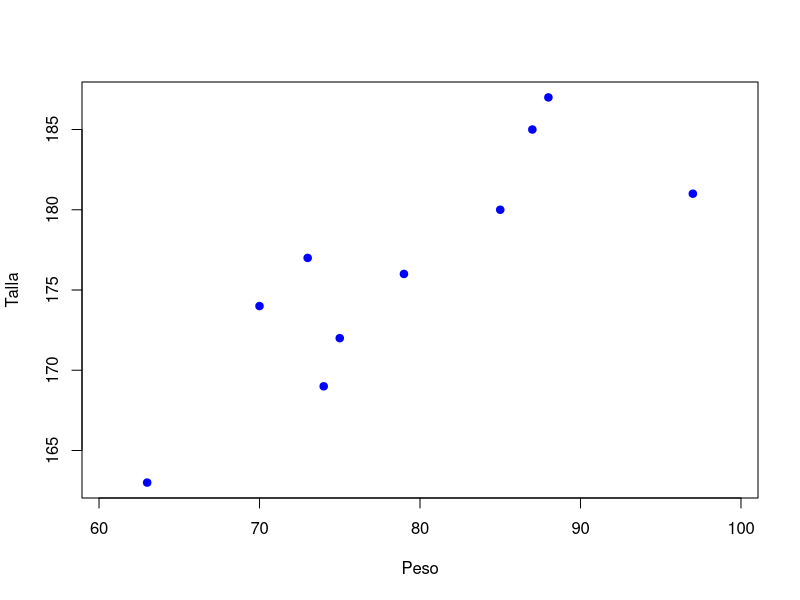
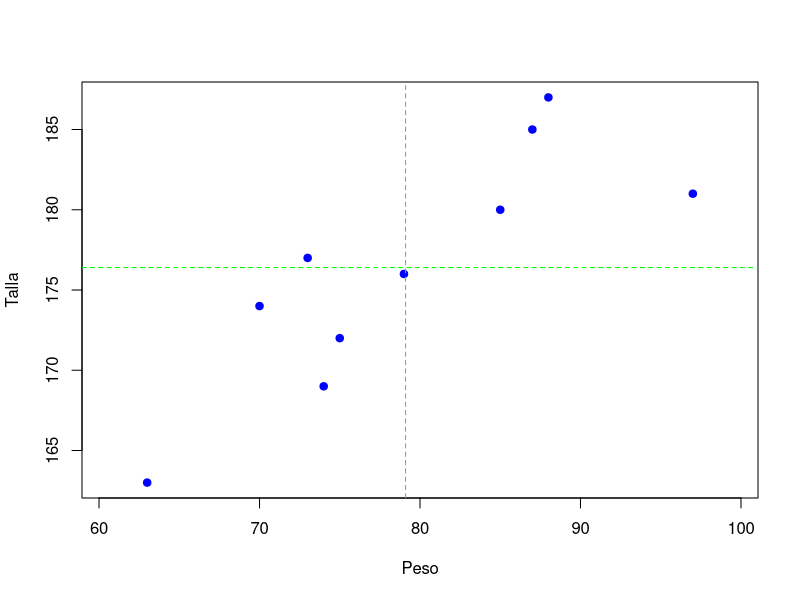
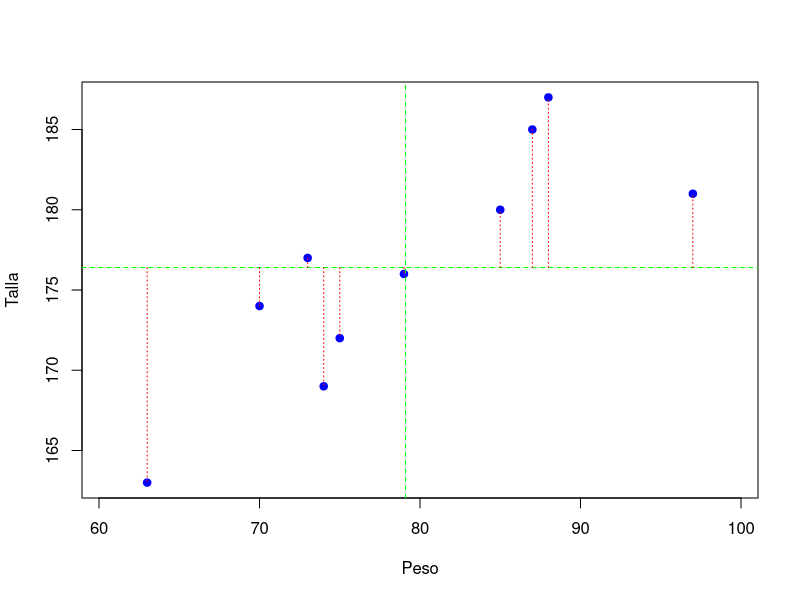
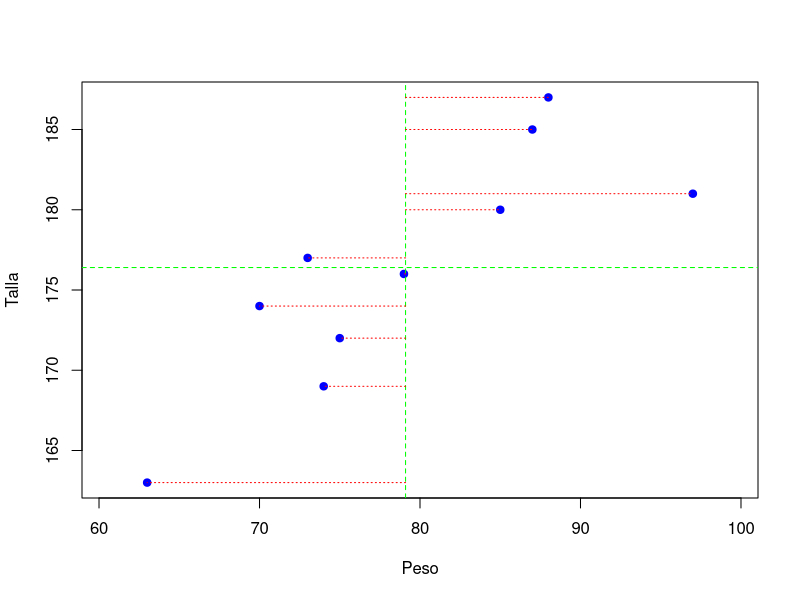
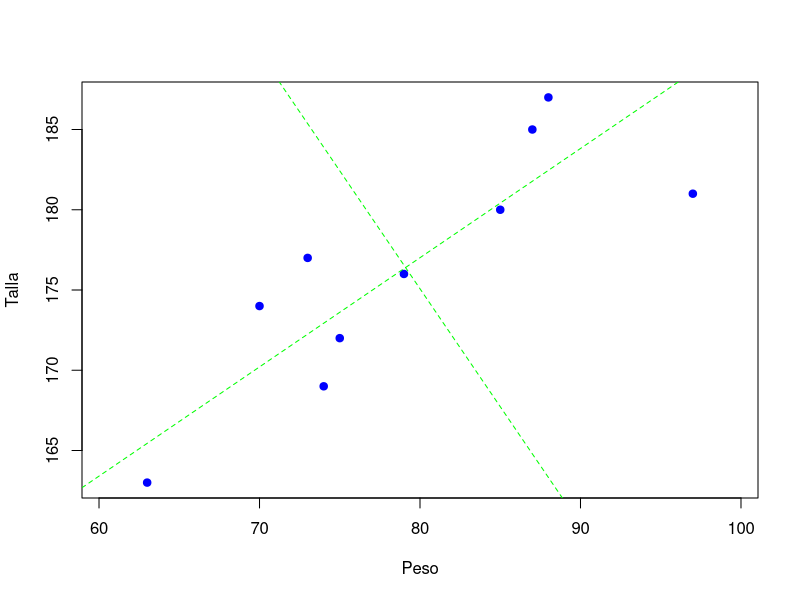
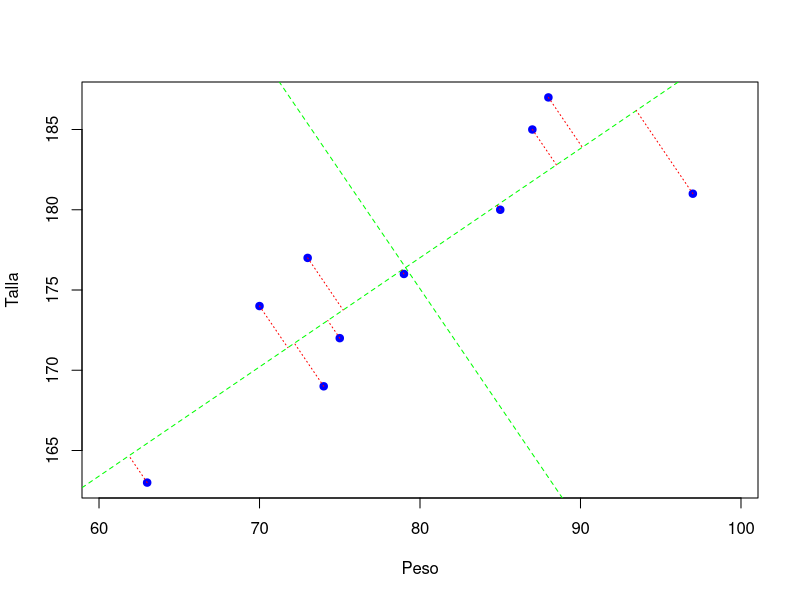
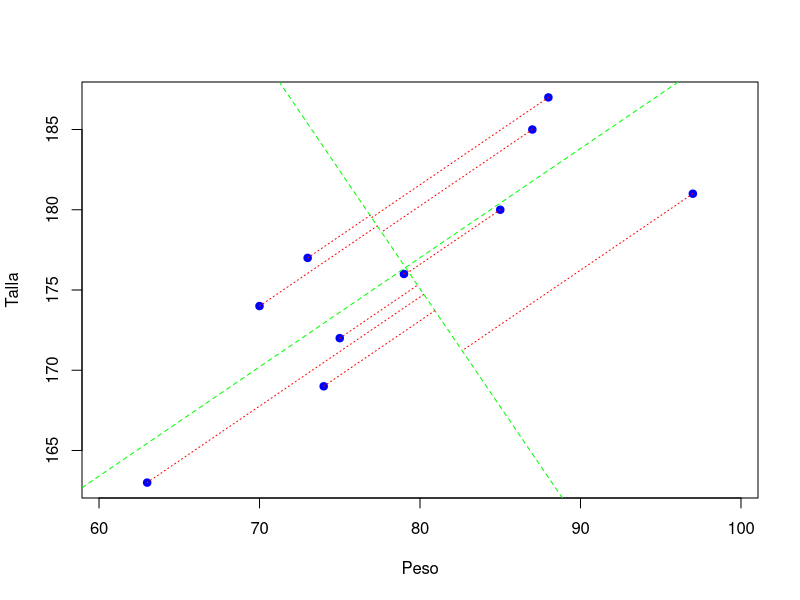

Write R code to recreate these figures, in order.
###########################################################################
## Código de la entrada Valores y Vectores Propios
## 28/01/2014
###########################################################################

## ------------------------------------------------------------------------
X <- matrix(c( 70, 75, 97, 87, 63, 79, 74, 85, 88, 73, 174, 172, 181, 185, 163, 176, 169, 180, 187, 177),
             nrow=10, ncol=2,
             dimnames=list(c("P01", "P02", "P03", "P04", "P05", "P06", "P07", "P08", "P09", "P10"),
                           c("peso", "talla")))
X


## ----echo=F, fig.width=5, fig.height=5-----------------------------------
plot(X[,"peso"], X[,"talla"], xlab="Peso", ylab="Talla", pch=19, col="blue", asp=1)


## ------------------------------------------------------------------------
var(X[,"peso"])
var(X[,"talla"])


## ----echo=F, fig.width=5, fig.height=5-----------------------------------
plot(X[,"peso"], X[,"talla"], xlab="Peso", ylab="Talla", pch=19, col="blue", asp=1)
abline(h=mean(X[,"talla"]), v=mean(X[,"peso"]), col="green", lty = 2)


## ----echo=FALSE, fig.width=5, fig.height=5-------------------------------
plot(X[,"peso"], X[,"talla"], xlab="Peso", ylab="Talla", pch=19, col="blue", asp=1)
abline(h=mean(X[,"talla"]), v=mean(X[,"peso"]), col="green", lty = 2)
for (i in 1:10) lines(c(X[i,"peso"], X[i,"peso"]), c(mean(X[,"talla"]), X[i,"talla"]), col="red", lty=3)


## ----echo=F, fig.width=5, fig.height=5-----------------------------------
plot(X[,"peso"], X[,"talla"], xlab="Peso", ylab="Talla", pch=19, col="blue", asp=1)
abline(h=mean(X[,"talla"]), v=mean(X[,"peso"]), col="green", lty = 2)
for (i in 1:10) lines(c(mean(X[,"peso"]), X[i,"peso"]), c(X[i,"talla"], X[i,"talla"]), col="red", lty=3)


## ----echo=F, fig.width=5, fig.height=5-----------------------------------
S <- cov(X)
ES <- eigen(S)
plot(X[,"peso"], X[,"talla"], xlab="Peso", ylab="Talla", pch=19, col="blue", asp=1)
b1 <- ES$vectors[2,1]/ES$vectors[1,1]
a1 <- mean(X[,"talla"]) - b1*mean(X[,"peso"])
abline(c(a1, b1), col="green", lty = 2)
b2 <- ES$vectors[2,2]/ES$vectors[1,2]
a2 <- mean(X[,"talla"]) - b2*mean(X[,"peso"])
abline(c(a2, b2), col="green", lty = 2)


## ----echo=F, fig.width=5, fig.height=5-----------------------------------
plot(X[,"peso"], X[,"talla"], xlab="Peso", ylab="Talla", pch=19, col="blue", asp=1)
abline(c(a1, b1), col="green", lty = 2)
abline(c(a2, b2), col="green", lty = 2)
for (i in 1:10){
  x <- (mean(X[,"peso"])*b1 - X[i,"peso"]*b2 + X[i,"talla"] - mean(X[,"talla"]))/(b1-b2)
  y <- b2*(x - X[i,"peso"]) + X[i,"talla"]
  lines(c(X[i,"peso"], x), c(X[i,"talla"], y), col="red", lty=3)
}  


## ----echo=F, fig.width=5, fig.height=5-----------------------------------
plot(X[,"peso"], X[,"talla"], xlab="Peso", ylab="Talla", pch=19, col="blue", asp=1)
abline(c(a1, b1), col="green", lty = 2)
abline(c(a2, b2), col="green", lty = 2)
for (i in 1:10){
  x <- (mean(X[,"peso"])*b2 - X[i,"peso"]*b1 + X[i,"talla"] - mean(X[,"talla"]))/(b2-b1)
  y <- b1*(x - X[i,"peso"]) + X[i,"talla"]
  lines(c(X[i,"peso"], x), c(X[i,"talla"], y), col="red", lty=3)
}  


## ------------------------------------------------------------------------
S <- cov(X)
eigen(S)


